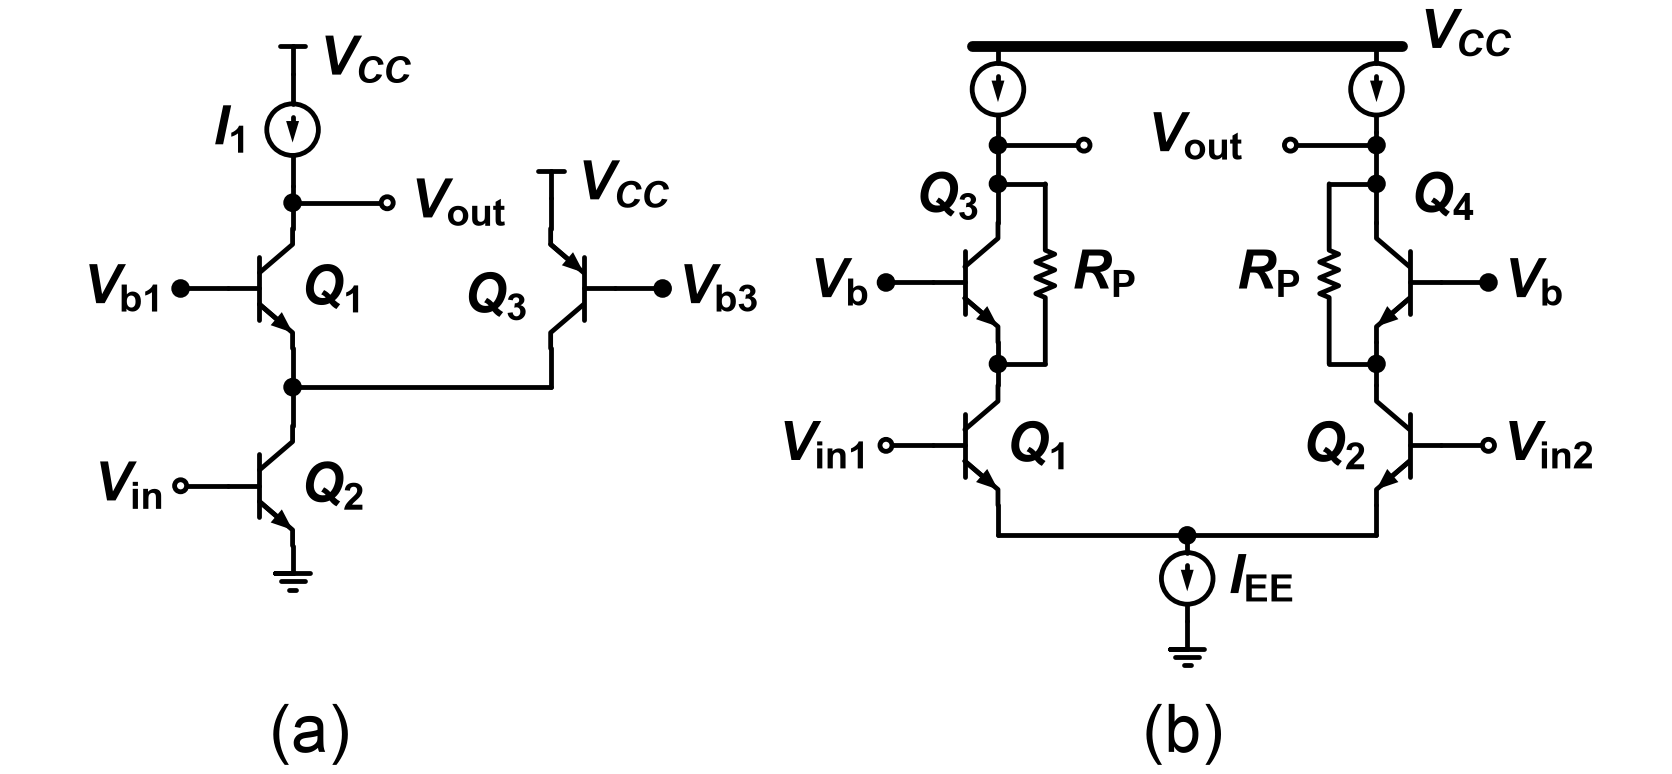

The script that drew this image:
"""2021-1 중간 Q3 — 기준: Q3.md '회로 — Fig Q3(a)', '회로 — Fig Q3(b)'."""
import schemdraw.elements as elm
from schem_style import OPEN_R, Resistor, caption, dot, gate_terminal, new_drawing, rail

GAP = 0.2       # 소자 라벨과 기호 사이 간격
CAP_Y = -1.2    # 캡션 높이
VCC = r"$V_{CC}$"   # 원본은 V_DD처럼 첨자까지 이탤릭
VDD_H = 0.32    # 0.8배 T 전원 기호 높이


def npn(d, at, anchor, mirror=False, label=None, loc=None):
    """npn: 베이스 왼쪽(mirror면 오른쪽), 컬렉터 위, 이미터 아래·화살표 바깥."""
    e = elm.BjtNpn().right()
    if mirror:
        e = e.reverse()
    e = e.anchor(anchor).at(at)
    if label:
        e = e.label(label, loc=loc or ("left" if mirror else "right"))
    return d.add(e)


def panel_a(d, x0, top):
    # 왼쪽 세로줄 위→아래: V_CC, I_1, Vout 접속점, Q1, n1 접속점, Q2, 접지
    d.add(elm.Vdd().at((x0, top - VDD_H)).scale(0.8).label(VCC, "right", ofst=GAP))
    i1 = d.add(elm.SourceI().down().at((x0, top - VDD_H)).length(1.3).scale(0.6)
               .label(r"$I_\mathrm{1}$", "top", ofst=0.3))
    d.add(elm.Line().down().at(i1.end).length(0.2)); vout = dot(d)
    d.add(elm.Line().right().at(vout.center).length(1.1))
    d.add(elm.Dot(open=True, radius=OPEN_R).label(r"$V_\mathrm{out}$", "right", ofst=GAP))
    d.add(elm.Line().down().at(vout.center).length(0.3))
    q1 = npn(d, at=d.here, anchor="collector", label=r"$Q_\mathrm{1}$")
    gate_terminal(d, q1.base, r"$V_\mathrm{b1}$")
    d.add(elm.Line().down().at(q1.emitter).length(0.45)); n1 = dot(d)
    d.add(elm.Line().down().at(n1.center).length(0.45))
    q2 = npn(d, at=d.here, anchor="collector", label=r"$Q_\mathrm{2}$")
    gate_terminal(d, q2.base, r"$V_\mathrm{in}$", open_=True)
    d.add(elm.Ground().at(q2.emitter).scale(0.8))
    # Q3: 오른쪽, Q1보다 조금 아래. pnp 좌우 반전(베이스 오른쪽, 이미터 왼쪽 위, 컬렉터 왼쪽 아래)
    xq = x0 + 3.0
    q3 = d.add(elm.BjtPnp().right().reverse().anchor("collector").at((xq, n1.center.y + 0.45)))
    # Q3 라벨: 컬렉터 선 왼쪽 (오른쪽 끝을 선에서 0.35 띄운다)
    d.add(elm.Label().right().at((xq - 0.35, q3.center.y - 0.2)).label(r"$Q_\mathrm{3}$", halign="right"))
    d.add(elm.Line().up().at(q3.emitter).length(0.35))
    d.add(elm.Vdd().scale(0.8).label(VCC, "right", ofst=GAP))
    gate_terminal(d, q3.base, r"$V_\mathrm{b3}$", right=True)
    d.add(elm.Line().down().at(q3.collector).toy(n1.center))
    d.add(elm.Line().left().tox(n1.center))
    caption(d, (x0 + 0.1, CAP_Y), "(a)")


def half_b(d, x, rail_y, mirror):
    """(b)의 한쪽 세로줄 위→아래: 전류원, out 첫 접속점, out 둘째 접속점, Q3/Q4, n1/n2 접속점, Q1/Q2."""
    inner = -1 if mirror else 1        # 가운데 쪽
    src = d.add(elm.SourceI().down().at((x, rail_y)).length(1.0).scale(0.6))
    d.add(elm.Line().down().at(src.end).length(0.15)); out = dot(d)
    d.add(elm.Line().down().at(out.center).length(0.45)); tap = dot(d)
    d.add(elm.Line().down().at(tap.center).length(0.45))
    qc = npn(d, at=d.here, anchor="collector", mirror=mirror)
    d.add(elm.Line().down().at(qc.emitter).length(0.25)); n = dot(d)
    d.add(elm.Line().down().at(n.center).length(0.25))
    qi = npn(d, at=d.here, anchor="collector", mirror=mirror,
             label=r"$Q_\mathrm{2}$" if mirror else r"$Q_\mathrm{1}$")
    # R_P 가지: 둘째 접속점 → 안쪽 → 아래 R_P(Q3/Q4 높이) → n1/n2 접속점
    xr = x + inner * 0.55
    d.add(elm.Line().at(tap.center).tox(xr))
    rp = d.add(Resistor().down().at((xr, tap.center.y)).toy(n.center)
               .label(r"$R_\mathrm{P}$", "top" if mirror else "bottom", ofst=GAP))
    d.add(elm.Line().at(rp.end).tox(x))
    return out, qc, qi


def panel_b(d, x0, rail_y):
    xl, xr = x0, x0 + 4.4
    rail(d, (xl - 0.3, rail_y), (xr + 0.3, rail_y))
    d.add(elm.Label().right().at((xr + 0.4, rail_y + 0.05)).label(VCC, halign="left"))
    out1, q3, q1 = half_b(d, xl, rail_y, False)
    out2, q4, q2 = half_b(d, xr, rail_y, True)
    # Q3는 컬렉터 선 왼쪽 위, Q4는 컬렉터 선 오른쪽 위
    d.add(elm.Label().right().at((xl - 0.3, q3.collector.y + 0.2)).label(r"$Q_\mathrm{3}$", halign="right"))
    d.add(elm.Label().right().at((xr + 0.3, q4.collector.y + 0.2)).label(r"$Q_\mathrm{4}$", halign="left"))
    # 출력: 두 원이 가운데에서 마주 보고 그 사이에 V_out
    d.add(elm.Line().right().at(out1.center).length(1.0)); dot(d, open_=True)
    d.add(elm.Line().left().at(out2.center).length(1.0)); dot(d, open_=True)
    d.add(elm.Label().right().at(((xl + xr) / 2, out1.center.y)).label(r"$V_\mathrm{out}$"))
    # 두 V_b 점 단자는 따로 (선으로 이어지지 않음)
    gate_terminal(d, q3.base, r"$V_\mathrm{b}$")
    gate_terminal(d, q4.base, r"$V_\mathrm{b}$", right=True)
    gate_terminal(d, q1.base, r"$V_\mathrm{in1}$", open_=True)
    gate_terminal(d, q2.base, r"$V_\mathrm{in2}$", open_=True, right=True)
    # 두 이미터 → 아래 → 가운데 n3 접속점 → I_EE → 접지
    ybot = q1.emitter.y - 0.35
    d.add(elm.Line().down().at(q1.emitter).toy(ybot))
    d.add(elm.Line().right().tox((xl + xr) / 2)); n3 = dot(d)
    d.add(elm.Line().right().tox(xr))
    d.add(elm.Line().up().toy(q2.emitter))
    iee = d.add(elm.SourceI().down().at(n3.center).length(1.0).scale(0.6)
                .label(r"$I_\mathrm{EE}$", "bottom", ofst=0.3))
    d.add(elm.Ground().at(iee.end).scale(0.8))
    caption(d, ((xl + xr) / 2 - 0.15, CAP_Y), "(b)")


def draw():
    d = new_drawing()
    top = 6.9
    panel_a(d, 0, top)
    panel_b(d, 8.2, top)
    return d
